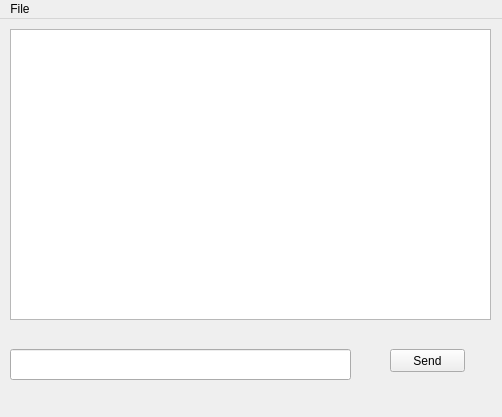
<?xml version="1.0" encoding="UTF-8"?>
<ui version="4.0">
 <class>MainWindow</class>
 <widget class="QMainWindow" name="MainWindow">
  <property name="geometry">
   <rect>
    <x>0</x>
    <y>0</y>
    <width>502</width>
    <height>417</height>
   </rect>
  </property>
  <property name="windowTitle">
   <string>MainWindow</string>
  </property>
  <widget class="QWidget" name="centralWidget">
   <widget class="QTextBrowser" name="textBrowser">
    <property name="geometry">
     <rect>
      <x>10</x>
      <y>10</y>
      <width>481</width>
      <height>291</height>
     </rect>
    </property>
   </widget>
   <widget class="QLineEdit" name="lineEdit">
    <property name="geometry">
     <rect>
      <x>10</x>
      <y>330</y>
      <width>341</width>
      <height>31</height>
     </rect>
    </property>
   </widget>
   <widget class="QPushButton" name="pushButton">
    <property name="geometry">
     <rect>
      <x>390</x>
      <y>330</y>
      <width>75</width>
      <height>23</height>
     </rect>
    </property>
    <property name="text">
     <string>Send</string>
    </property>
   </widget>
  </widget>
  <widget class="QMenuBar" name="menuBar">
   <property name="geometry">
    <rect>
     <x>0</x>
     <y>0</y>
     <width>502</width>
     <height>21</height>
    </rect>
   </property>
   <widget class="QMenu" name="menuFile">
    <property name="title">
     <string>File</string>
    </property>
    <addaction name="actionQuit"/>
   </widget>
   <addaction name="menuFile"/>
  </widget>
  <action name="actionQuit">
   <property name="text">
    <string>Quit</string>
   </property>
  </action>
 </widget>
 <layoutdefault spacing="6" margin="11"/>
 <resources/>
 <connections/>
</ui>
